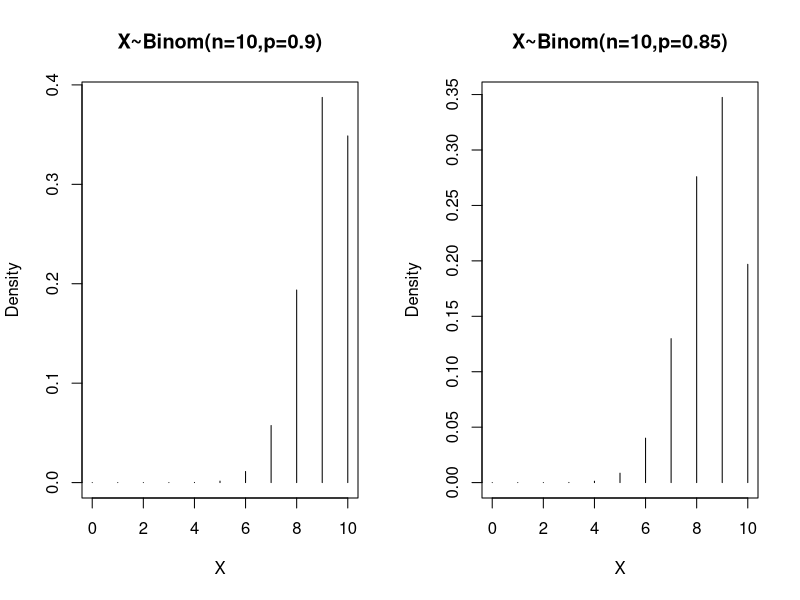
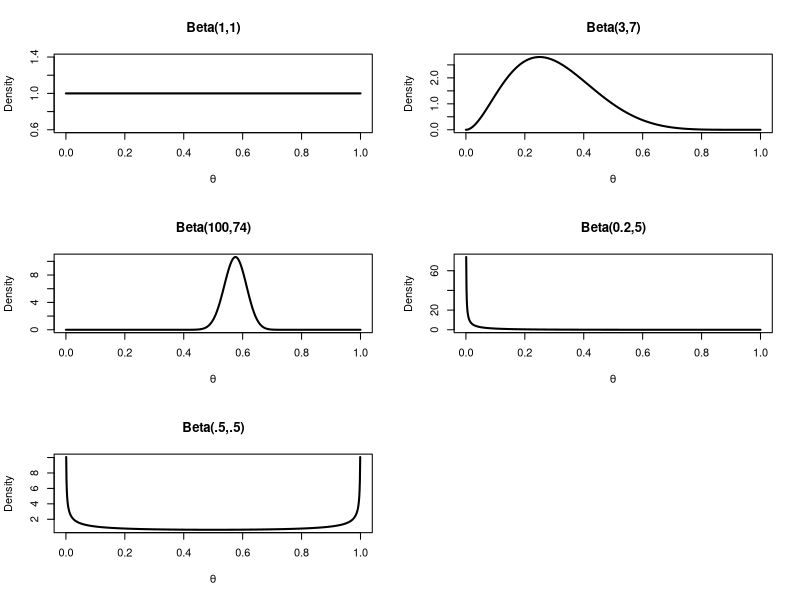

These figures' R source, in order:
## Beta Binomial Example
# Plot the binomial likelihood for n=10 and ??=0.9. Make sure
# that it is properly formatted to be a self-explanatory graphic.
par(mfrow=c(1,2))
X <- 0:10
fX <- dbinom(X, size = 10, prob = 0.9)
plot(X, fX, type = 'h', xlab = 'X', ylab = 'Density', main = "X~Binom(n=10,p=0.9)")
# Plot the binomial likelihood for n=10 and ??=0.85.
X <- 0:10
fX <- dbinom(X, size = 10, prob = 0.85)
plot(X, fX, type = 'h', xlab = 'X', ylab = 'Density', main = "X~Binom(n=10,p=0.85)")
par(mfrow=c(1,1))
# If n=10 and y= 7, which value of ??, 0.9 or 0.85, leads to a
# higher likelihood (i.e., a higher value of f (y|??))?
# 0.85

# Plotting pdf of beta distributions
# Beta(1,1)
par(mfrow=c(3,2))
X <-seq(0,1,length.out = 1000)
fX <- dbeta(X, shape1=1, shape2=1)
plot(X, fX, type = 'l', lwd = 2, xlab = expression(theta), ylab = 'Density', main = "Beta(1,1)")

# Beta(3,7)
fX <- dbeta(X, shape1=3, shape2=7)
plot(X, fX, type = 'l', lwd = 2, xlab = expression(theta), ylab = 'Density', main = "Beta(3,7)")

# Beta(100, 74)
fX <- dbeta(X, shape1=100, shape2=74)
plot(X, fX, type = 'l', lwd = 2, xlab = expression(theta), ylab = 'Density', main = "Beta(100,74)")

# Beta(0.2, 5)
fX <- dbeta(X, shape1=.2, shape2=5)
plot(X, fX, type = 'l', lwd = 2, xlab = expression(theta), ylab = 'Density', main = "Beta(0.2,5)")

# Beta(0.5, 0.5)
fX <- dbeta(X, shape1=.5, shape2=.5)
plot(X, fX, type = 'l', lwd = 2, xlab = expression(theta), ylab = 'Density', main = "Beta(.5,.5)")

